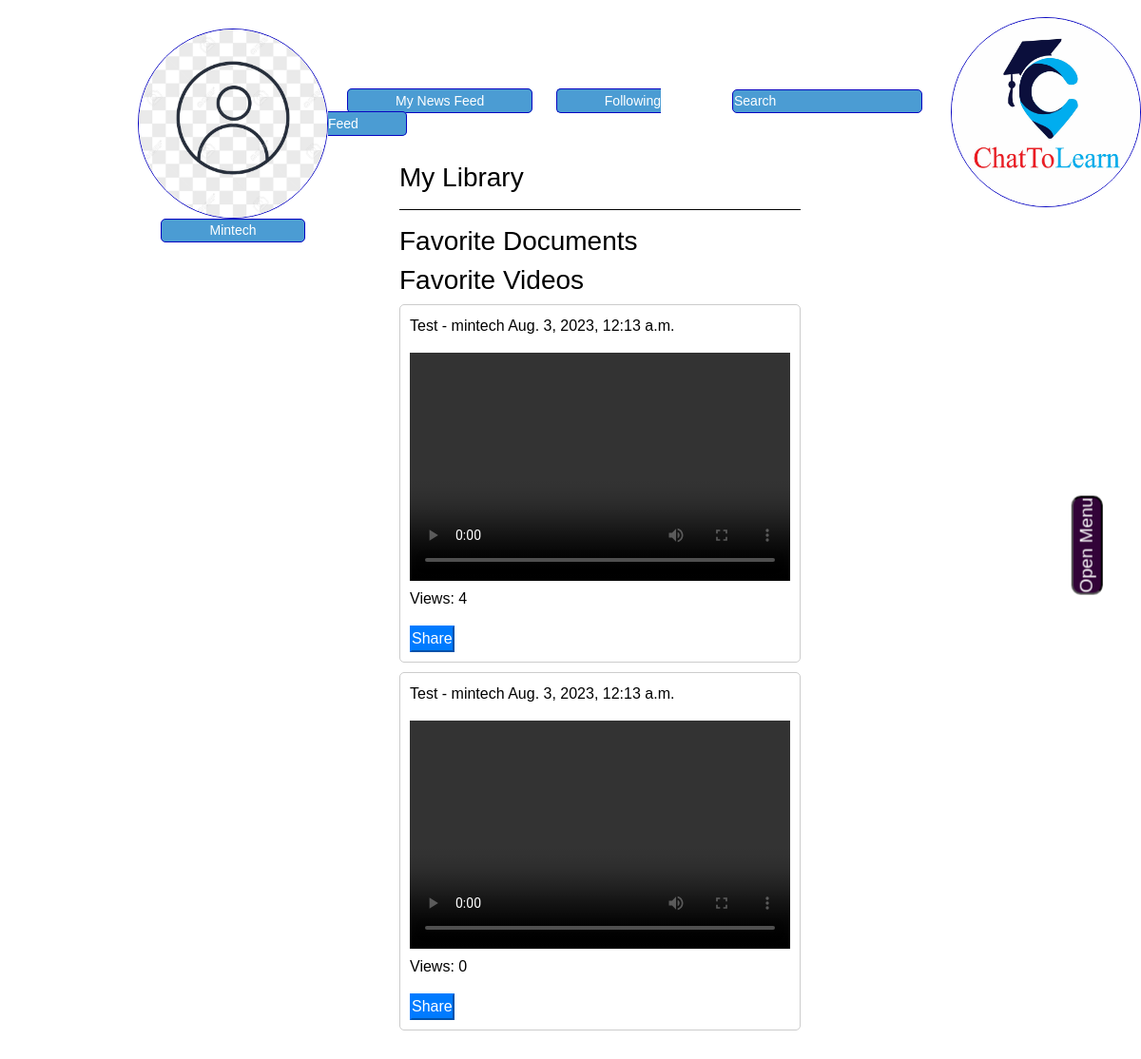
/my_library (signed in), run on the app's committed database.
### minsocial/models.py (models this page shows, shortened)
class User(AbstractUser):
    profile_pics = models.ImageField(upload_to='profile_pics/', null=True, blank=True)
    phone_number = models.CharField(max_length=20, null=True, blank=True)
    about = models.TextField(null=True, blank=True)

class FavoriteVideo(models.Model):
    user = models.ForeignKey(User, on_delete=models.CASCADE)
    video = models.ForeignKey('Video', on_delete=models.CASCADE)

class Video(models.Model):
    title = models.CharField(max_length=100)
    category = models.ForeignKey(LibraryCategory, on_delete=models.CASCADE, blank=True, null=True)
    file = models.FileField(upload_to='library/videos/')
    views = models.PositiveIntegerField(default=0)
    viewers_ip = models.TextField(blank=True)
    upload_date = models.DateTimeField(auto_now_add=True)
    uploader = models.ForeignKey(User, on_delete=models.CASCADE)

### minsocial/views.py (the view)
# urls.py: path("my_library", views.my_library, name="my_library"),
def my_library(request):
    if not request.user.is_authenticated:
        return render(request, "network/error.html")
    user = request.user
    favorite_documents = FavoriteDocument.objects.filter(user=user)
    favorite_videos = FavoriteVideo.objects.filter(user=user)
    return render(request, 'network/my_library.html', {
        'favorite_documents': favorite_documents,
        'favorite_videos': favorite_videos,
    })

### minsocial/custom_context_processors.py (called while the page is built)
def my_groups_and_joined(request):
    if request.user.is_authenticated:
        my_groups = Group.objects.filter(creator=request.user)
        groups_i_joined = request.user.group_members.all()
    else:
        my_groups = []
        groups_i_joined = []
    return {
        'my_groups': my_groups,
        'groups_i_joined': groups_i_joined,
    }

def user_connections(request):
    friends = []  # Initialize the variable with an empty list
    if request.user.is_authenticated:
        try:
            user = User.objects.get(pk=request.user.id)
            following = Follow.objects.filter(follower=user).values_list('following', flat=True)
            followers = Follow.objects.filter(following=user).values_list('follower', flat=True)
            friend_ids = set(following).intersection(followers)
            friends = User.objects.filter(id__in=friend_ids)
        except User.DoesNotExist:
            pass  # Handle the case where the user does not exist
        except Exception as e:
            pass
    return {'friends': friends}

### minsocial/templates/network/my_library.html (shortened to what this page needs)
{% extends "network/layout.html" %}
{% block body %}
{% load static %}
<div class="container">
{% include 'network/sidebar.html' %}
<div class="content" style="color: black;">
    <div class="post">
        <div id="library-border" class="announcement-button">
            <div class="card-body">
<h3>My Library</h3>
<hr>
<h3>Favorite Documents</h3>
<h3>Favorite Videos</h3>
{% for favorite_video in favorite_videos %}
<div class="video-border">
    <p>{{ favorite_video.video.title }} - {{ favorite_video.video.uploader.username }} {{favorite_video.video.upload_date}}</p>
    <video width="400" height="240" controls>
        <source src="{{ favorite_video.video.file.url }}" type="video/mp4">
        <source src="{{ favorite_video.video.file.webm }}" type="video/webm">
        <source src="{{ favorite_video.video.file.ogg }}" type="video/ogg">
    </video>
    <p>Views: {{ favorite_video.video.views }}</p>
    <button class="btn-primary" onclick="shareFiles('https:\//mintechy.pythonanywhere.com{{ favorite_video.video.file.url }}')">Share</button>
</div>
{% endfor %}
</div>
</div>
    </div>
</div>
{% include "network/share.html" %}
{% endblock %}

### minsocial/templates/network/sidebar.html (shortened to what this page needs)
<div class="index-container">
    <div class="profile-container">
        {% if user.profile_pics %}
    <a href="{% url 'profile' user_id=user.id %}" id="">
        <img src="{{ user.profile_pics.url }}" class="index-circle-image">
    </a>
{% else %}
    <a href="{% url 'profile' user_id=user.id %}" id="mobile-menu-link">
        <img src="/media/post_image/nodp.jpg" class="index-circle-image">
    </a>
{% endif %}
<a href="{% url 'profile' user_id=user.id %}">
<button class="profile-button">
    {% if user.first_name|length > 15 %}
    {{ user.first_name | slice:":15" }}...
    {% else %}
        {{ user.first_name }}
    {% endif %}
</button>
</a>
    </div>
    <div class="button-container">
      <div class="feed-and-search-button">
        <div class="feed-buttons">
            <a href="{% url 'index' %}" class="feed-button"><span style="color: white;"> My News Feed</a></span>
            <a href="{% url 'following' %}" class="feed-button"><span style="color: white;"> Following Feed</span></a>
        </div>
        <div class="search-form">
            <form action="{% url 'search' %}" method="get">
                <input class="feed-button" type="text" name="q" placeholder="Search" />
            </form>
        </div>
    </div>
    </div>
    <div class="chatlogo-container">
        <img src="/media/post_image/chatlogo.jpg" alt="Chat Logo" class="index-circle-image">
    </div>
</div>
        <br>
    <div class="container">

### minsocial/static/network/styles.css (style rules this page uses)
body { font-family: Arial, sans-serif; margin: 0; padding: 0; z-index: 20000; }
.search-form { margin-bottom: 20px; }
.search-form input[type="text"] { padding: 1px; width: 200px; }
* { margin: 0; padding: 0; box-sizing: border-box; }
@media screen and (min-width: 769px) { .index-container { margin: 0 ; } }
.card-body { white-space: normal; }
#library-border { margin-top: -140px; margin-left: 200px; z-index: 2000; position: absolute; background-color: white; }
.container { margin-bottom: 20px; }
.video-border { border: 1px solid #ccc; border-radius: 5px; padding: 10px; margin-bottom: 10px; }
.index-container { position: fixed; display: flex; z-index: 1000; margin-top: 30px; align-items: center; margin-left: 400px; }
.profile-container { display: flex; flex-direction: column; align-items: center; margin-left: -300px; }
.button-container { display: flex; flex-direction: column; align-items: center; margin-top: 20px; }
.chatlogo-container { margin-top: -50px; margin-left: 30px; }
.index-circle-image { width: 200px; height: 200px; border: 0.5px solid #0805c1; border-radius: 50%; overflow: hidden; }
.profile-button { background-color: #4B9CD3; border: 0.5px solid #0805c1; border-radius: 5px; padding: 1px 50px; color: white; font-size: 14px; font-family: Arial, sans-serif; }
.feed-button::placeholder { color: white; }
.feed-button, .search-button, .thought-button { background-color: #4B9CD3; border: 0.5px solid #0805c1; cursor: pointer; color: white; border-radius: 5px; padding: 4px 50px; margin-left: 20px; font-size: 14px; font-family: Arial, sans-serif; }
.feed-and-search-button { display: flex; }
.feed-buttons { flex: 6; }
a { color: inherit; text-decoration: none; }
.container { display: flex; }
.content { flex: 1; margin-top: 25%; padding: 10px; box-sizing: border-box; margin-left: 120px; width: 200%; }
.post { padding: 10px; margin-bottom: 20px; }

### data on the page
User: first_name "Mintech"
FavoriteVideo: video "Test", video.uploader.username "mintech", video.upload_date "Aug. 3, 2023, 12:13 a.m.", video.views "4"
FavoriteVideo: video "Test", video.uploader.username "mintech", video.upload_date "Aug. 3, 2023, 12:13 a.m.", video.views "0"
